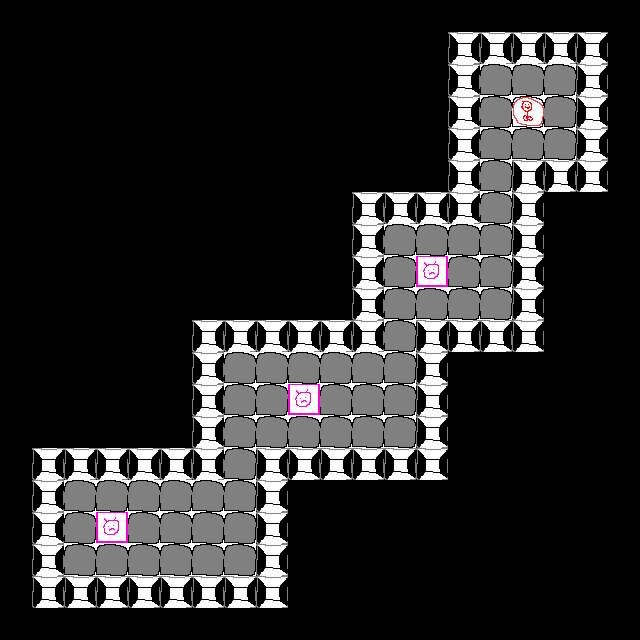

Tiled map render using the project's own tile images. Description and the whole map definition, tile-layer contents included, below:
An orthogonal 20x20 tile map with 32x32 px tiles, 1 tile layer (Tile Layer 1).

<map version="1.4" tiledversion="1.4.1" orientation="orthogonal" renderorder="right-down" width="20" height="20" tilewidth="32" tileheight="32" infinite="0" nextlayerid="2" nextobjectid="1">
 <editorsettings>
  <export target="../room/testroom3.lua" format="lua" />
 </editorsettings>
 <tileset firstgid="1" source="tileset.tsx" />
 <layer id="1" name="Tile Layer 1" width="20" height="20">
  <data>
   <tile />
   <tile />
   <tile />
   <tile />
   <tile />
   <tile />
   <tile />
   <tile />
   <tile />
   <tile />
   <tile />
   <tile />
   <tile />
   <tile />
   <tile />
   <tile />
   <tile />
   <tile />
   <tile />
   <tile />
   <tile />
   <tile />
   <tile />
   <tile />
   <tile />
   <tile />
   <tile />
   <tile />
   <tile />
   <tile />
   <tile />
   <tile />
   <tile />
   <tile />
   <tile gid="5" />
   <tile gid="5" />
   <tile gid="5" />
   <tile gid="5" />
   <tile gid="5" />
   <tile />
   <tile />
   <tile />
   <tile />
   <tile />
   <tile />
   <tile />
   <tile />
   <tile />
   <tile />
   <tile />
   <tile />
   <tile />
   <tile />
   <tile />
   <tile gid="5" />
   <tile gid="1" />
   <tile gid="1" />
   <tile gid="1" />
   <tile gid="5" />
   <tile />
   <tile />
   <tile />
   <tile />
   <tile />
   <tile />
   <tile />
   <tile />
   <tile />
   <tile />
   <tile />
   <tile />
   <tile />
   <tile />
   <tile />
   <tile gid="5" />
   <tile gid="1" />
   <tile gid="130" />
   <tile gid="1" />
   <tile gid="5" />
   <tile />
   <tile />
   <tile />
   <tile />
   <tile />
   <tile />
   <tile />
   <tile />
   <tile />
   <tile />
   <tile />
   <tile />
   <tile />
   <tile />
   <tile />
   <tile gid="5" />
   <tile gid="1" />
   <tile gid="1" />
   <tile gid="1" />
   <tile gid="5" />
   <tile />
   <tile />
   <tile />
   <tile />
   <tile />
   <tile />
   <tile />
   <tile />
   <tile />
   <tile />
   <tile />
   <tile />
   <tile />
   <tile />
   <tile />
   <tile gid="5" />
   <tile gid="1" />
   <tile gid="5" />
   <tile gid="5" />
   <tile gid="5" />
   <tile />
   <tile />
   <tile />
   <tile />
   <tile />
   <tile />
   <tile />
   <tile />
   <tile />
   <tile />
   <tile />
   <tile />
   <tile gid="5" />
   <tile gid="5" />
   <tile gid="5" />
   <tile gid="5" />
   <tile gid="1" />
   <tile gid="5" />
   <tile />
   <tile />
   <tile />
   <tile />
   <tile />
   <tile />
   <tile />
   <tile />
   <tile />
   <tile />
   <tile />
   <tile />
   <tile />
   <tile />
   <tile gid="5" />
   <tile gid="1" />
   <tile gid="1" />
   <tile gid="1" />
   <tile gid="1" />
   <tile gid="5" />
   <tile />
   <tile />
   <tile />
   <tile />
   <tile />
   <tile />
   <tile />
   <tile />
   <tile />
   <tile />
   <tile />
   <tile />
   <tile />
   <tile />
   <tile gid="5" />
   <tile gid="1" />
   <tile gid="131" />
   <tile gid="1" />
   <tile gid="1" />
   <tile gid="5" />
   <tile />
   <tile />
   <tile />
   <tile />
   <tile />
   <tile />
   <tile />
   <tile />
   <tile />
   <tile />
   <tile />
   <tile />
   <tile />
   <tile />
   <tile gid="5" />
   <tile gid="1" />
   <tile gid="1" />
   <tile gid="1" />
   <tile gid="1" />
   <tile gid="5" />
   <tile />
   <tile />
   <tile />
   <tile />
   <tile />
   <tile />
   <tile />
   <tile />
   <tile />
   <tile gid="5" />
   <tile gid="5" />
   <tile gid="5" />
   <tile gid="5" />
   <tile gid="5" />
   <tile gid="5" />
   <tile gid="1" />
   <tile gid="5" />
   <tile gid="5" />
   <tile gid="5" />
   <tile gid="5" />
   <tile />
   <tile />
   <tile />
   <tile />
   <tile />
   <tile />
   <tile />
   <tile />
   <tile />
   <tile gid="5" />
   <tile gid="1" />
   <tile gid="1" />
   <tile gid="1" />
   <tile gid="1" />
   <tile gid="1" />
   <tile gid="1" />
   <tile gid="5" />
   <tile />
   <tile />
   <tile />
   <tile />
   <tile />
   <tile />
   <tile />
   <tile />
   <tile />
   <tile />
   <tile />
   <tile />
   <tile gid="5" />
   <tile gid="1" />
   <tile gid="1" />
   <tile gid="131" />
   <tile gid="1" />
   <tile gid="1" />
   <tile gid="1" />
   <tile gid="5" />
   <tile />
   <tile />
   <tile />
   <tile />
   <tile />
   <tile />
   <tile />
   <tile />
   <tile />
   <tile />
   <tile />
   <tile />
   <tile gid="5" />
   <tile gid="1" />
   <tile gid="1" />
   <tile gid="1" />
   <tile gid="1" />
   <tile gid="1" />
   <tile gid="1" />
   <tile gid="5" />
   <tile />
   <tile />
   <tile />
   <tile />
   <tile />
   <tile />
   <tile />
   <tile gid="5" />
   <tile gid="5" />
   <tile gid="5" />
   <tile gid="5" />
   <tile gid="5" />
   <tile gid="5" />
   <tile gid="1" />
   <tile gid="5" />
   <tile gid="5" />
   <tile gid="5" />
   <tile gid="5" />
   <tile gid="5" />
   <tile gid="5" />
   <tile />
   <tile />
   <tile />
   <tile />
   <tile />
   <tile />
   <tile />
   <tile gid="5" />
   <tile gid="1" />
   <tile gid="1" />
   <tile gid="1" />
   <tile gid="1" />
   <tile gid="1" />
   <tile gid="1" />
   <tile gid="5" />
   <tile />
   <tile />
   <tile />
   <tile />
   <tile />
   <tile />
   <tile />
   <tile />
   <tile />
   <tile />
   <tile />
   <tile />
   <tile gid="5" />
   <tile gid="1" />
   <tile gid="131" />
   <tile gid="1" />
   <tile gid="1" />
   <tile gid="1" />
   <tile gid="1" />
   <tile gid="5" />
   <tile />
   <tile />
   <tile />
   <tile />
   <tile />
   <tile />
   <tile />
   <tile />
   <tile />
   <tile />
   <tile />
   <tile />
   <tile gid="5" />
   <tile gid="1" />
   <tile gid="1" />
   <tile gid="1" />
   <tile gid="1" />
   <tile gid="1" />
   <tile gid="1" />
   <tile gid="5" />
   <tile />
   <tile />
   <tile />
   <tile />
   <tile />
   <tile />
   <tile />
   <tile />
   <tile />
   <tile />
   <tile />
   <tile />
   <tile gid="5" />
   <tile gid="5" />
   <tile gid="5" />
   <tile gid="5" />
   <tile gid="5" />
   <tile gid="5" />
   <tile gid="5" />
   <tile gid="5" />
   <tile />
   <tile />
   <tile />
   <tile />
   <tile />
   <tile />
   <tile />
   <tile />
   <tile />
   <tile />
   <tile />
   <tile />
   <tile />
   <tile />
   <tile />
   <tile />
   <tile />
   <tile />
   <tile />
   <tile />
   <tile />
   <tile />
   <tile />
   <tile />
   <tile />
   <tile />
   <tile />
   <tile />
   <tile />
   <tile />
   <tile />
  </data>
 </layer>
</map>